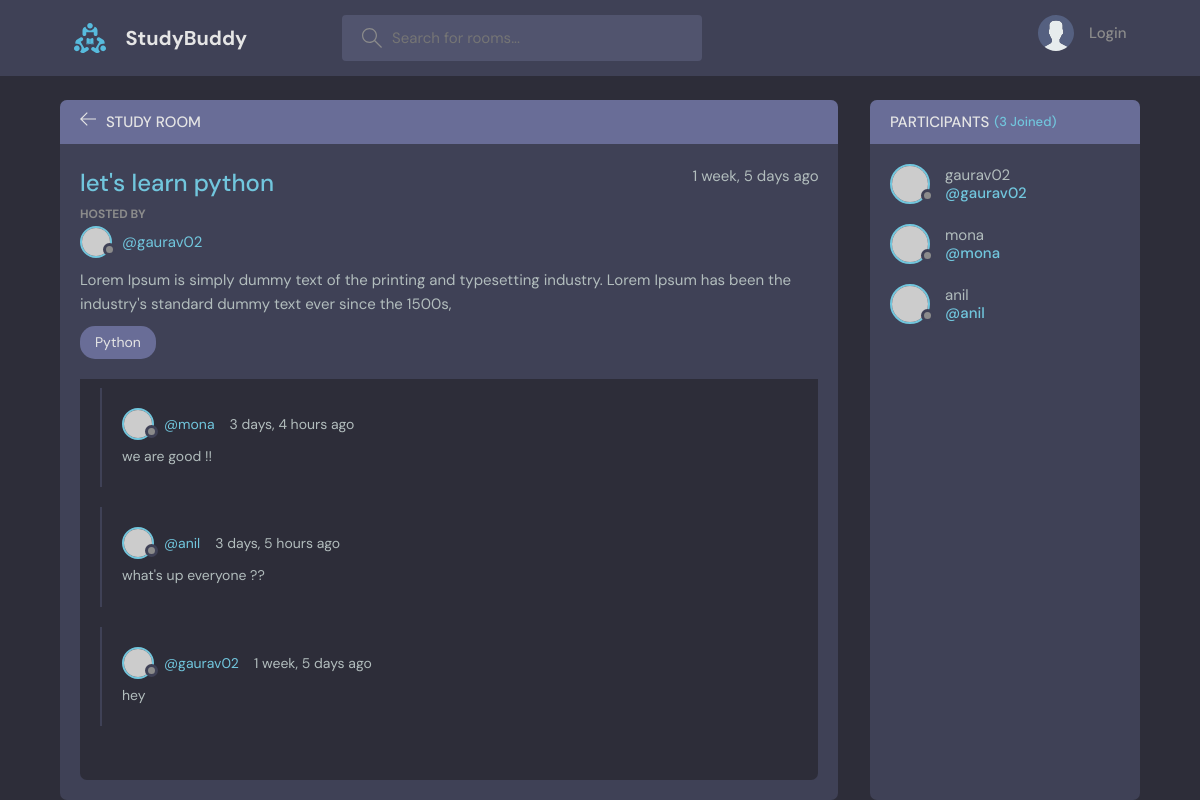
The page /room/1/ on the database its author committed.
### projects/models.py (models this page shows, shortened)
class Room(models.Model):
    host = models.ForeignKey(User, on_delete=models.SET_NULL, null=True)
    topic = models.ForeignKey(Topic, on_delete=models.SET_NULL, null=True)
    name = models.CharField(max_length=200)
    description = models.TextField(null=True, blank=True)
    participants = models.ManyToManyField(
        User, related_name='participants', blank=True)
    updated = models.DateTimeField(auto_now=True)
    created = models.DateTimeField(auto_now_add=True)
    class Meta:
        ordering = ['-updated', '-created']

class Topic(models.Model):
    name = models.CharField(max_length=200)
    def __str__(self):
        return self.name

class Message(models.Model):
    user = models.ForeignKey(User, on_delete=models.CASCADE)
    room = models.ForeignKey(Room, on_delete=models.CASCADE)
    body = models.TextField()
    updated = models.DateTimeField(auto_now=True)
    created = models.DateTimeField(auto_now_add=True)

### projects/views.py (the view, shortened to what this page needs)
# urls.py: path('room/<str:pk>/', views.room, name="room"),
def room(request, pk):
    room = Room.objects.get(id=pk)
    room_messages = room.message_set.all().order_by('-created')
    participants = room.participants.all()
    context = {"room": room, 'room_messages': room_messages,
               'participants': participants}
    return render(request, 'projects/room.html', context)

### projects/templates/projects/room.html (shortened to what this page needs)
{% extends 'main.html' %}
{% block content %}
<main class="profile-page layout layout--2">
  <div class="container">
    <div class="room">
      <div class="room__top">
        <div class="room__topLeft">
          <a href="{% url 'home' %}">
            <svg version="1.1" xmlns="http://www.w3.org/2000/svg" width="32" height="32" viewBox="0 0 32 32">
              <title>arrow-left</title>
              <path
                d="M13.723 2.286l-13.723 13.714 13.719 13.714 1.616-1.611-10.96-10.96h27.625v-2.286h-27.625l10.965-10.965-1.616-1.607z">
              </path>
            </svg>
          </a>
          <h3>Study Room</h3>
        </div>
      </div>
      <div class="room__box scroll">
        <div class="room__header scroll">
          <div class="room__info">
            <h3>{{room.name}}</h3>
            <span>{{room.created|timesince}} ago</span>
          </div>
          <div class="room__hosted">
            <p>Hosted By</p>
            <a href="{% url 'user-profile' room.host.id%}" class="room__author">
              <div class="avatar avatar--small">
                <img src="https://randomuser.me/api/portraits/men/37.jpg" />
              </div>
              <span>@{{room.host.username}}</span>
            </a>
          </div>
          <div class="room__details">{{room.description}}</div>
          <span class="room__topics">{{room.topic}}</span>
        </div>
        <div class="room__conversation">
          <div class="threads scroll">
            {% for message in room_messages %}
            <div class="thread">
              <div class="thread__top">
                <div class="thread__author">
                  <a href="{% url 'user-profile' message.user.id %}" class="thread__authorInfo">
                    <div class="avatar avatar--small">
                      <img src="https://randomuser.me/api/portraits/men/37.jpg" />
                    </div>
                    <span>@{{message.user}}</span>
                  </a>
                  <span class="thread__date">{{message.created|timesince}} ago</span>
                </div>
              </div>
              <div class="thread__details">{{message.body}}</div>
            </div>
            {% endfor%}
          </div>
        </div>
      </div>
    </div>
    <div class="participants">
      <h3 class="participants__top">Participants <span>({{participants.count}} Joined)</span></h3>
      <div class="participants__list scroll">
        {% for user in participants %}
        <a href="{% url 'user-profile' user.id %}" class="participant">
          <div class="avatar avatar--medium">
            <img src="https://randomuser.me/api/portraits/men/37.jpg" />
          </div>
          <p>
            {{user.username}}
            <span>@{{user.username}}</span>
          </p>
        </a>
        {% endfor %}
      </div>
    </div>
  </div>
</main>
{% endblock %}

### rows shown on the page
Room: name "let's learn python", created "1 week, 5 days", host.username "gaurav02", description "Lorem Ipsum is simply dummy text of the printing and typesetting industry. Lorem Ipsum has been the industry's standard dummy text ever since the 1500s,", topic "Python"
Message: user "mona", created "3 days, 4 hours", body "we are good !!"
Message: user "anil", created "3 days, 5 hours", body "what's up everyone ??"
Message: user "gaurav02", created "1 week, 5 days", body "hey"

### other values the page prints
{{ participants.count }} "3"
{{ user.username }} "gaurav02"
{{ user.username }} "mona"
{{ user.username }} "anil"
